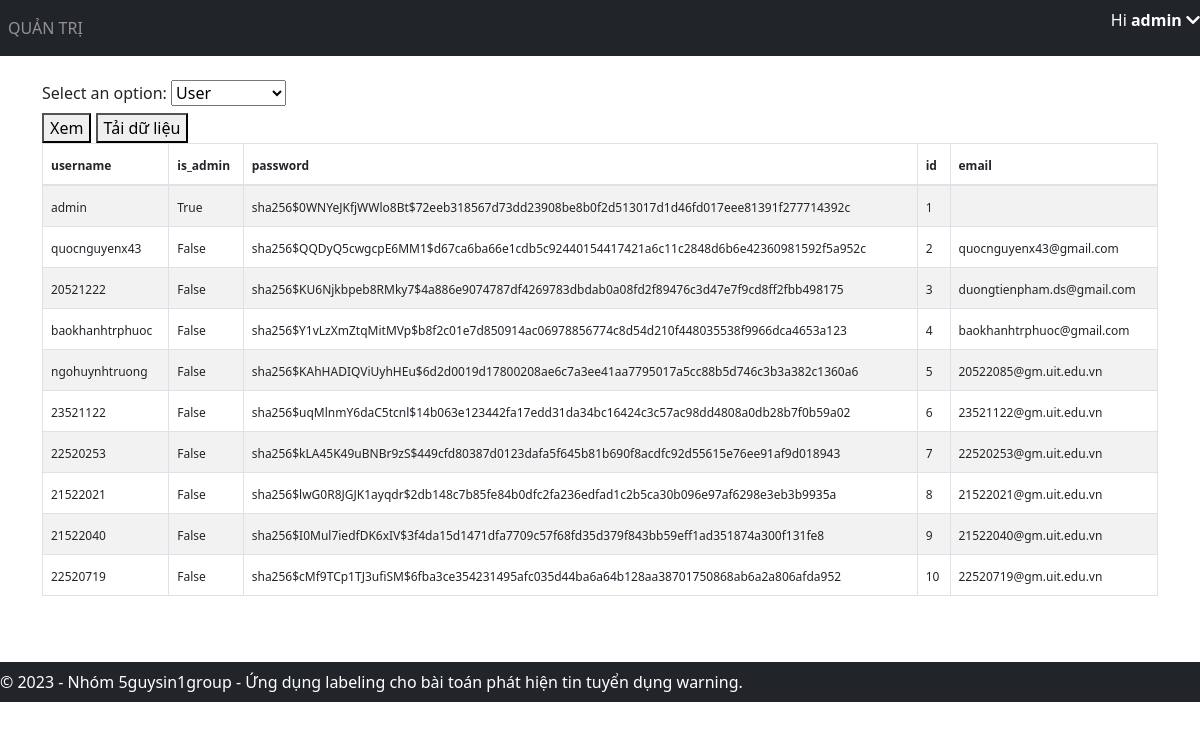
/view-data (signed in), run on an earlier commit of the app's database.
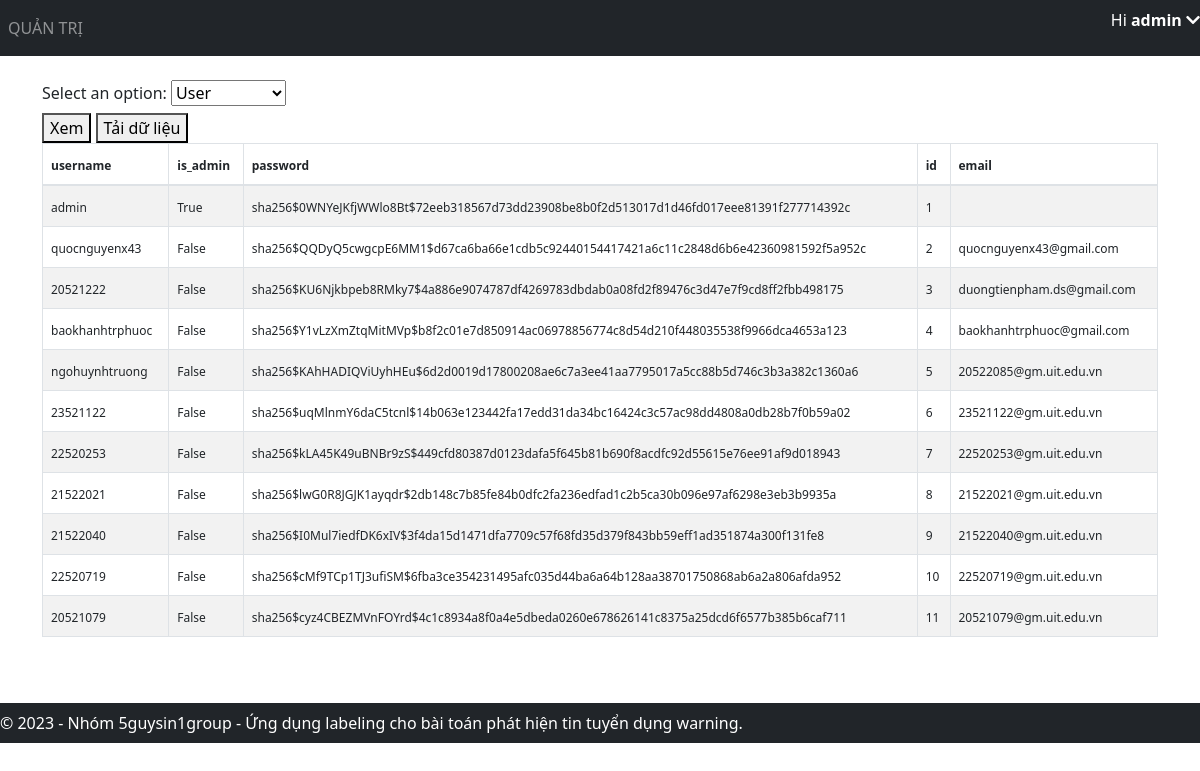
And on a later commit of the database.
### application/models.py (models this page shows)
class User(db.Model, UserMixin):
    id = db.Column(db.Integer, primary_key=True)
    email = db.Column(db.String(150), unique=True)
    username = db.Column(db.String(20), unique=True)
    password = db.Column(db.String(150))
    is_admin = db.Column(db.Boolean, default=False)
    annotations = db.relationship('Annotation')

### application/views.py (the view, shortened to what this page needs)
@views.route('/view-data', methods=['GET', 'POST'])
@login_required
def view_data():
    if not current_user.is_admin:
        return "Không có quyền truy cập vào trang quản trị admin.", 403
    data = User.query.all()
    data = [d.__dict__ for d in data]
    for d in data:
        d.pop('_sa_instance_state', None)
    return render_template(
        "view_data.html",
        user=current_user,
        data=data,
    )

### application/__init__.py (called while the page is built)
def create_app():
    app = Flask(__name__)
    app.config['SECRET_KEY'] = 'hjshjhdjah kjshkjdhjs' # random key
    app.config['SQLALCHEMY_DATABASE_URI'] = f'sqlite:///{DB_NAME}'
    db.init_app(app)
    from .views import views
    from .auth import auth
    app.register_blueprint(views, url_prefix='/')
    app.register_blueprint(auth, url_prefix='/')
    from .models import User
    with app.app_context():
        db.create_all()
        create_admin(db)
    login_manager = LoginManager()
    login_manager.login_view = 'auth.login'
    login_manager.init_app(app)
    @login_manager.user_loader
    def load_user(id):
        return User.query.get(int(id))
    return app

### application/templates/view_data.html (shortened to what this page needs)
{% extends "base.html" %}
{% block content %}
<link href="https://cdn.jsdelivr.net/npm/bootstrap@5.3.0/dist/css/bootstrap.min.css" rel="stylesheet">
<form method="POST">
    <label for="table-select">Select an option:</label>
    <select id="table-select" name="table-select">
        <option value="user" selected>User</option>
    </select>
    <br>
    <button type="submit" name="action" value="view">Xem</button>
    <button type="submit" name="action" value="download">Tải dữ liệu</button>
</form>
<div style="overflow-x: auto">
    <table id="data" class="table table-condensed table-bordered table-hover table-striped">
        <thead>
            <tr>
                {% if data %}
                    {% for key in data[0].keys() %}
                        <th><span style="font-size: 12px;" data-toggle="tooltip" data-placement="top" title="{{ key }}">{{ key }}</span></th>
                    {% endfor %}
                {% endif %}
            </tr>
        </thead>
        <tbody>
            {% if data %}
                {% for item in data %}
                    <tr>
                        {% for key in data[0].keys() %}
                            <td tabindex="1"><span style="font-size: 12px;" title="{{ item[key] }}" class="ellipsis">{{ item[key] }}</span></td>
                        {% endfor %}
                    </tr>
                {% endfor %}
            {% endif %}
        </tbody>
    </table>
</div>
{% endblock %}

### application/templates/base.html (shortened to what this page needs)
<!DOCTYPE html>
<html>
<head>
    <link rel="stylesheet" href="https://stackpath.bootstrapcdn.com/bootstrap/4.4.1/css/bootstrap.min.css" />
    <link rel="stylesheet" href="https://stackpath.bootstrapcdn.com/font-awesome/4.7.0/css/font-awesome.min.css" />
    <link rel="stylesheet" href="https://cdnjs.cloudflare.com/ajax/libs/font-awesome/5.15.4/css/all.min.css">
</head>
<body>
    <nav class="navbar navbar-expand-lg navbar-dark bg-dark">
        <div class="collapse navbar-collapse" id="navbar">
            <div class="navbar-nav">
                {% if user.is_admin %}
                <a class="nav-item nav-link" id="admin" href="/admin">QUẢN TRỊ</a>
                {% endif %}
            </div>
        </div>
        {% if user.is_authenticated %}
        <p id="greeting" class="text-white">Hi <strong>{{ user.username }}  </strong><i class="fas fa-chevron-down" id="arrow-down"></i></p>
        {% endif %}
    </nav>
    <br>
    <div class="container">{% block content %} {% endblock %}</div>
    <footer class="navbar navbar-dark bg-dark text-center py-2" style="margin-top: 50px;">
        &copy; 2023 - Nhóm 5guysin1group - Ứng dụng labeling cho bài toán phát hiện tin tuyển dụng warning.
    </footer>
</body>
</html>

### application/templates/base.html (style rules this page uses)
body { min-height: 3000px; }
footer { position: absolute; left: 0; bottom: 0; width: 100%; background-color: #343a40; color: #fff; padding: 10px; }

### application/templates/view_data.html (style rules this page uses)
.ellipsis { max-width: 100px; white-space: nowrap; overflow: hidden; text-overflow: ellipsis; }

What changed in the data, as far as the page shows it:
added User: username "20521079" "False" "sha256$cyz4CBEZMVnFOYrd$4c1c8934a8f0a4e5dbeda0260e678626141c8375a25dcd6f6577b385b6caf711" "11" "20521079@gm.uit.edu.vn"
